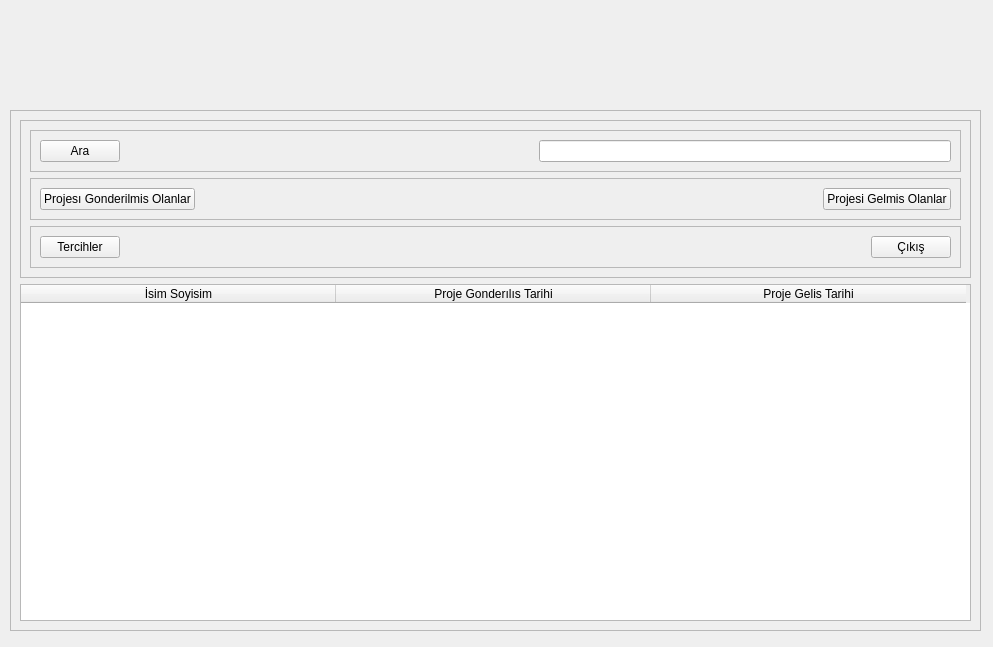
<?xml version="1.0" encoding="UTF-8"?>
<ui version="4.0">
 <class>MainWindow</class>
 <widget class="QMainWindow" name="MainWindow">
  <property name="geometry">
   <rect>
    <x>0</x>
    <y>0</y>
    <width>993</width>
    <height>647</height>
   </rect>
  </property>
  <property name="minimumSize">
   <size>
    <width>993</width>
    <height>647</height>
   </size>
  </property>
  <property name="maximumSize">
   <size>
    <width>993</width>
    <height>647</height>
   </size>
  </property>
  <property name="windowTitle">
   <string>MainWindow</string>
  </property>
  <widget class="QWidget" name="centralwidget">
   <widget class="QFrame" name="frame">
    <property name="geometry">
     <rect>
      <x>-10</x>
      <y>-10</y>
      <width>1011</width>
      <height>661</height>
     </rect>
    </property>
    <property name="frameShape">
     <enum>QFrame::StyledPanel</enum>
    </property>
    <property name="frameShadow">
     <enum>QFrame::Raised</enum>
    </property>
    <widget class="QLabel" name="label">
     <property name="geometry">
      <rect>
       <x>10</x>
       <y>10</y>
       <width>1001</width>
       <height>651</height>
      </rect>
     </property>
     <property name="text">
      <string/>
     </property>
     <property name="pixmap">
      <pixmap>blue.jpg</pixmap>
     </property>
     <property name="scaledContents">
      <bool>true</bool>
     </property>
    </widget>
    <widget class="QFrame" name="frame_2">
     <property name="geometry">
      <rect>
       <x>20</x>
       <y>120</y>
       <width>971</width>
       <height>521</height>
      </rect>
     </property>
     <property name="frameShape">
      <enum>QFrame::StyledPanel</enum>
     </property>
     <property name="frameShadow">
      <enum>QFrame::Raised</enum>
     </property>
     <layout class="QVBoxLayout" name="verticalLayout_3">
      <item>
       <widget class="QFrame" name="frame_3">
        <property name="frameShape">
         <enum>QFrame::StyledPanel</enum>
        </property>
        <property name="frameShadow">
         <enum>QFrame::Raised</enum>
        </property>
        <layout class="QVBoxLayout" name="verticalLayout_2">
         <item>
          <widget class="QFrame" name="frame_4">
           <property name="frameShape">
            <enum>QFrame::StyledPanel</enum>
           </property>
           <property name="frameShadow">
            <enum>QFrame::Raised</enum>
           </property>
           <layout class="QHBoxLayout" name="horizontalLayout_2">
            <item>
             <widget class="QPushButton" name="ara_btn">
              <property name="text">
               <string>Ara</string>
              </property>
             </widget>
            </item>
            <item>
             <spacer name="horizontalSpacer_2">
              <property name="orientation">
               <enum>Qt::Horizontal</enum>
              </property>
              <property name="sizeHint" stdset="0">
               <size>
                <width>211</width>
                <height>20</height>
               </size>
              </property>
             </spacer>
            </item>
            <item>
             <widget class="QLineEdit" name="lineEdit"/>
            </item>
           </layout>
          </widget>
         </item>
         <item>
          <widget class="QFrame" name="frame_5">
           <property name="frameShape">
            <enum>QFrame::StyledPanel</enum>
           </property>
           <property name="frameShadow">
            <enum>QFrame::Raised</enum>
           </property>
           <layout class="QHBoxLayout" name="horizontalLayout_3">
            <item>
             <widget class="QPushButton" name="projesi_gonderilen_btn">
              <property name="text">
               <string>Projesı Gonderilmis Olanlar</string>
              </property>
             </widget>
            </item>
            <item>
             <spacer name="horizontalSpacer_3">
              <property name="orientation">
               <enum>Qt::Horizontal</enum>
              </property>
              <property name="sizeHint" stdset="0">
               <size>
                <width>219</width>
                <height>20</height>
               </size>
              </property>
             </spacer>
            </item>
            <item>
             <widget class="QPushButton" name="projesi_gelen_btn">
              <property name="text">
               <string>Projesi Gelmis Olanlar</string>
              </property>
             </widget>
            </item>
           </layout>
          </widget>
         </item>
         <item>
          <widget class="QFrame" name="frame_6">
           <property name="frameShape">
            <enum>QFrame::StyledPanel</enum>
           </property>
           <property name="frameShadow">
            <enum>QFrame::Raised</enum>
           </property>
           <layout class="QHBoxLayout" name="horizontalLayout">
            <item>
             <widget class="QPushButton" name="tercihler_btn">
              <property name="text">
               <string>Tercihler</string>
              </property>
             </widget>
            </item>
            <item>
             <spacer name="horizontalSpacer">
              <property name="orientation">
               <enum>Qt::Horizontal</enum>
              </property>
              <property name="sizeHint" stdset="0">
               <size>
                <width>332</width>
                <height>20</height>
               </size>
              </property>
             </spacer>
            </item>
            <item>
             <widget class="QPushButton" name="cikis_btn">
              <property name="text">
               <string>Çıkış</string>
              </property>
             </widget>
            </item>
           </layout>
          </widget>
         </item>
        </layout>
       </widget>
      </item>
      <item>
       <widget class="QTableWidget" name="tableWidget">
        <attribute name="horizontalHeaderDefaultSectionSize">
         <number>315</number>
        </attribute>
        <column>
         <property name="text">
          <string>İsim Soyisim</string>
         </property>
        </column>
        <column>
         <property name="text">
          <string>Proje Gonderılıs Tarihi</string>
         </property>
        </column>
        <column>
         <property name="text">
          <string>Proje Gelis Tarihi</string>
         </property>
        </column>
       </widget>
      </item>
     </layout>
    </widget>
   </widget>
  </widget>
 </widget>
 <resources/>
 <connections/>
</ui>
